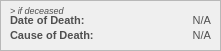
     <widget class="QFrame" name="basePopUpBodyFrame_9">
      <property name="geometry">
       <rect>
        <x>330</x>
        <y>180</y>
        <width>221</width>
        <height>51</height>
       </rect>
      </property>
      <property name="styleSheet">
       <string notr="true">#basePopUpBodyFrame_9 {
	background-color: rgb(247, 247, 247);
	border: 1px solid rgb(194, 194, 194);
	border-radius: 10px;
}</string>
      </property>
      <property name="frameShape">
       <enum>QFrame::Shape::StyledPanel</enum>
      </property>
      <property name="frameShadow">
       <enum>QFrame::Shadow::Raised</enum>
      </property>
      <widget class="QLabel" name="cp_labelReasonOfDeath">
       <property name="geometry">
        <rect>
         <x>10</x>
         <y>20</y>
         <width>101</width>
         <height>31</height>
        </rect>
       </property>
       <property name="font">
        <font>
         <family>Arial</family>
         <pointsize>8</pointsize>
         <bold>true</bold>
        </font>
       </property>
       <property name="styleSheet">
        <string notr="true">#cp_labelReasonOfDeath{
	background-color:transparent;
	color:#4f4f4f;
}</string>
       </property>
       <property name="text">
        <string>Cause of Death:</string>
       </property>
       <property name="alignment">
        <set>Qt::AlignmentFlag::AlignLeading|Qt::AlignmentFlag::AlignLeft|Qt::AlignmentFlag::AlignVCenter</set>
       </property>
      </widget>
      <widget class="QLabel" name="cp_displayReasonOfDeath">
       <property name="geometry">
        <rect>
         <x>110</x>
         <y>20</y>
         <width>101</width>
         <height>31</height>
        </rect>
       </property>
       <property name="font">
        <font>
         <family>Arial</family>
         <pointsize>8</pointsize>
        </font>
       </property>
       <property name="styleSheet">
        <string notr="true">#cp_displayReasonOfDeath{
	background-color:transparent;
	color:#4f4f4f;
}</string>
       </property>
       <property name="text">
        <string>&lt;html&gt;&lt;head/&gt;&lt;body&gt;&lt;p&gt;N/A&lt;/p&gt;&lt;/body&gt;&lt;/html&gt;</string>
       </property>
       <property name="alignment">
        <set>Qt::AlignmentFlag::AlignRight|Qt::AlignmentFlag::AlignTrailing|Qt::AlignmentFlag::AlignVCenter</set>
       </property>
       <property name="wordWrap">
        <bool>true</bool>
       </property>
      </widget>
      <widget class="QLabel" name="cp_displayDoD">
       <property name="geometry">
        <rect>
         <x>100</x>
         <y>10</y>
         <width>111</width>
         <height>21</height>
        </rect>
       </property>
       <property name="font">
        <font>
         <family>Arial</family>
         <pointsize>8</pointsize>
        </font>
       </property>
       <property name="styleSheet">
        <string notr="true">#cp_displayDoD{
	background-color:transparent;
	color:#4f4f4f;
}</string>
       </property>
       <property name="text">
        <string>&lt;html&gt;&lt;head/&gt;&lt;body&gt;&lt;p&gt;N/A&lt;/p&gt;&lt;/body&gt;&lt;/html&gt;</string>
       </property>
       <property name="alignment">
        <set>Qt::AlignmentFlag::AlignRight|Qt::AlignmentFlag::AlignTrailing|Qt::AlignmentFlag::AlignVCenter</set>
       </property>
       <property name="wordWrap">
        <bool>true</bool>
       </property>
      </widget>
      <widget class="QLabel" name="cp_labelDoD">
       <property name="geometry">
        <rect>
         <x>10</x>
         <y>10</y>
         <width>81</width>
         <height>21</height>
        </rect>
       </property>
       <property name="font">
        <font>
         <family>Arial</family>
         <pointsize>8</pointsize>
         <bold>true</bold>
        </font>
       </property>
       <property name="styleSheet">
        <string notr="true">#cp_labelDoD{
	background-color:transparent;
	color:#4f4f4f;
}</string>
       </property>
       <property name="text">
        <string>Date of Death:</string>
       </property>
       <property name="alignment">
        <set>Qt::AlignmentFlag::AlignLeading|Qt::AlignmentFlag::AlignLeft|Qt::AlignmentFlag::AlignVCenter</set>
       </property>
      </widget>
      <widget class="QLabel" name="cp_labeltxt">
       <property name="geometry">
        <rect>
         <x>10</x>
         <y>0</y>
         <width>141</width>
         <height>21</height>
        </rect>
       </property>
       <property name="font">
        <font>
         <family>Arial</family>
         <pointsize>7</pointsize>
         <italic>true</italic>
        </font>
       </property>
       <property name="styleSheet">
        <string notr="true">#cp_labeltxt{
	background-color:transparent;
	color:#4f4f4f;
}</string>
       </property>
       <property name="text">
        <string>&gt; if deceased</string>
       </property>
       <property name="alignment">
        <set>Qt::AlignmentFlag::AlignLeading|Qt::AlignmentFlag::AlignLeft|Qt::AlignmentFlag::AlignVCenter</set>
       </property>
      </widget>
     </widget>
